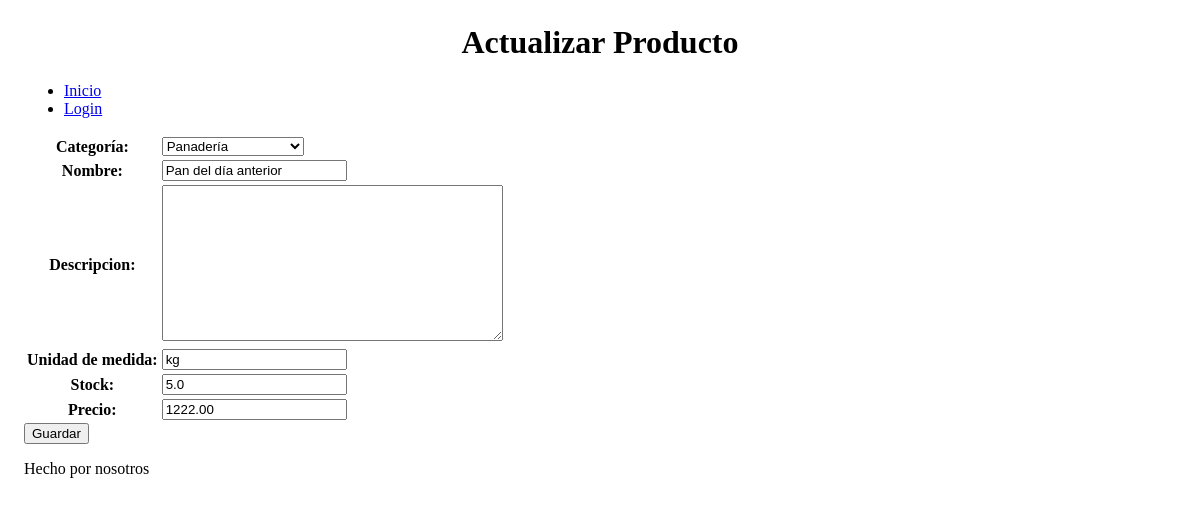
Page /producto/producto/cambiar/2 on the earlier database version.
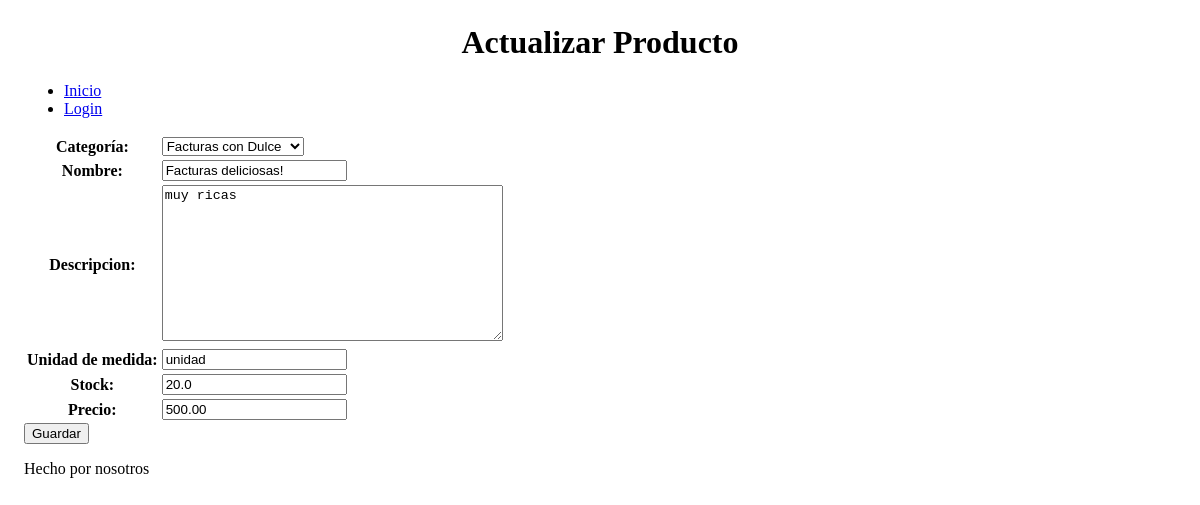
Same page on the later database version.
### producto/models.py (models this page shows, shortened)
class Producto(models.Model):
    categoria = models.ForeignKey(Categoria, on_delete=models.SET_NULL, null=True, blank=True, verbose_name="categoría")
    nombre = models.CharField(max_length=100)
    descripcion = models.TextField(null=True, blank=True)
    unidad_de_medida = models.CharField(max_length=50)
    stock = models.FloatField()
    precio = models.DecimalField(max_digits=10, decimal_places=2)
    fecha_actualizacion = models.DateTimeField(editable=False, auto_now=True)
    class Meta:
        verbose_name = "Producto"
        verbose_name_plural = "Productos"
        constraints = [
            models.UniqueConstraint(fields=["categoria", "nombre"], name="categoria_nombre")
        ]
        indexes = [models.Index(fields=["nombre"])]

class Categoria(models.Model):
    nombre = models.CharField(max_length=250, unique=True)
    descripcion = models.TextField(null=True, blank=True)
    def __str__(self):
        return f"{self.nombre}"

### producto/views_models/producto.py (the view)
# urls.py: path("producto/cambiar/<int:pk>", producto.ProductoUpdate.as_view(), name="cambiar_producto"),
class ProductoUpdate(UpdateView):
	model = models.Producto
	form_class = forms.ProductoForm
	success_url = reverse_lazy("producto:lista_producto")

### producto/forms.py
class ProductoForm(forms.ModelForm):
    class Meta:
        model = Producto
        fields = "__all__"

### producto/templates/producto/producto_form.html (shortened to what this page needs)
{% extends 'core/base.html' %}
{% block titulo %}
    {% if form.instance.pk is not None %}
        Actualizar Producto
    {% else %}
        Crear Producto
    {% endif %}
{% endblock titulo %}
{% block main %}
    <form method="post">
        <table>
            {{ form.as_table }}
        </table>
        <button type="submit">Guardar</button>
    </form>
{% endblock %}

Differences in the rows shown:
changed Producto: categoria "Panadería" → "Facturas con Dulce"; descripcion (not shown) → "muy ricas"; unidad_de_medida "kg" → "unidad"; stock "5.0" → "20.0"; precio "1222.00" → "500.00"
changed through a linked row, Categoria: nombre "Pan del día anterior" → "Facturas deliciosas!"
